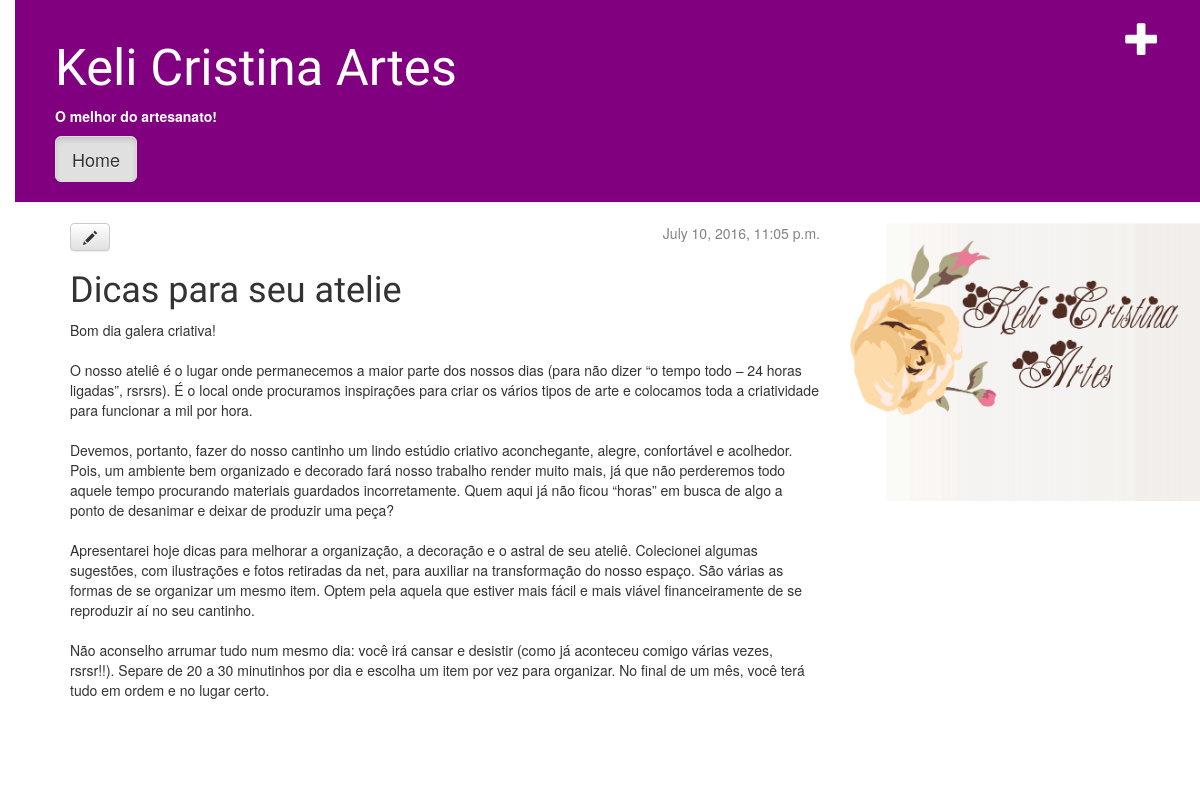
The app's page /post/4/ with its own data.
### blog/models.py (models this page shows, shortened)
class Post(models.Model):
	author = models.ForeignKey('auth.User')
	title = models.CharField(max_length=200)
	text = models.TextField()
	created_date = models.DateTimeField(default=timezone.now)
	published_date = models.DateTimeField(blank=True, null=True)
	slug = models.SlugField(max_length=200, blank=True)

### blog/views.py (the view)
# urls.py: url(r'^post/(?P<pk>[0-9]+)/$', views.post_detail),
def post_detail(request, pk):
	post = get_object_or_404(Post, pk=pk)
	return render(request, 'blog/post_detail.html', {'post': post})

### blog/templates/blog/post_detail.html
{% extends 'blog/base.html' %}
{% block content %}
    <div class="post">
        {% if post.published_date %}
            <div class="date">
                {{ post.published_date }}
            </div>
        {% endif %}
        <a class="btn btn-default" href="{% url 'post_edit' pk=post.pk %}"><span class="glyphicon glyphicon-pencil"></span></a>
        <h1>{{ post.title }}</h1>
        <p>{{ post.text|linebreaksbr }}</p>
    </div>
{% endblock %}

### blog/static/css/blog.css (style rules this page uses)
body { padding-left: 15px; }
h1, h2, h3, h4 { font-family: 'Lobster', cursive; }
.date { float: right; color: #828282; }
.post { margin-bottom: 70px; }

### records on screen
Post: published_date "July 10, 2016, 11:05 p.m.", title "Dicas para seu atelie", text "Bom dia galera criativa! O nosso ateliê é o lugar onde permanecemos a maior parte dos nossos dias (para não dizer “o tempo todo – 24 horas ligadas”, rsrsrs). É o local onde procuramos inspirações para criar os vários tipos de arte e colocamos toda a criatividade para funcionar a mil por hora. Devemos, portanto, fazer do nosso cantinho um lindo estúdio criativo aconchegante, alegre, confortável e acolhedor. Pois, um ambiente bem organizado e decorado fará nosso trabalho render muito mais, já que não perderemos todo aquele tempo procurando materiais guardados incorretamente. Quem aqui já não ficou “horas” em busca de algo a ponto de desanimar e deixar de produzir uma peça? Apresentarei hoje…"
